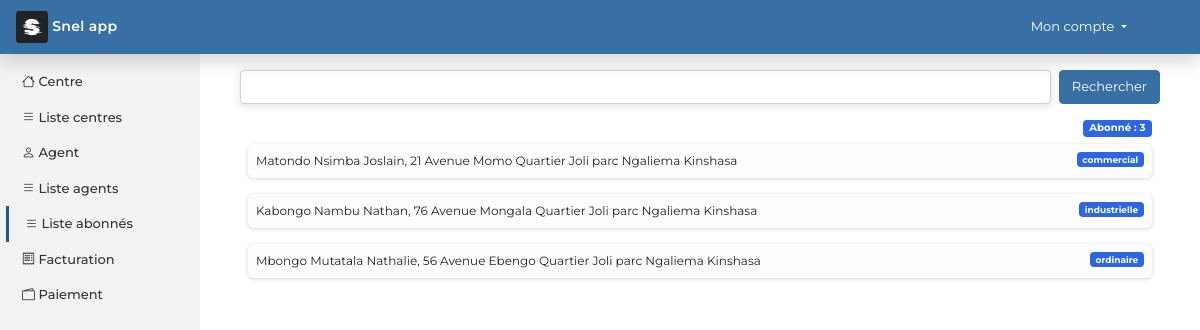
Screenshot of /app/read_subscribers/ with the database file from the repository.
### app/models.py (models this page shows, shortened)
class Subscriber(models.Model):
    code_subscriber = models.CharField(max_length=20)
    name = models.CharField(max_length=50)
    last_name = models.CharField(max_length=50)
    first_name = models.CharField(max_length=50)
    address = models.CharField(max_length=200)
    type_subscriber = models.CharField(max_length=50)
    center = models.ForeignKey(Center, on_delete=models.CASCADE)

### app/views.py (the view)
# urls.py: path("read_subscribers/", Read_subscribers.as_view(), name="read_subscribers"),
class Read_subscribers(View):
    template_name = "app/read_subscribers.html"
    title = "Liste abonnés"
    def get(self, request):
        q = request.GET.get('q')
        if q:
            subscribers =  Subscriber.objects.filter(name__contains=q)
        else:
            subscribers =  Subscriber.objects.all()
        return render(request, self.template_name, {
            'title':self.title,
            'subscribers': subscribers,
            'count': Subscriber.objects.all().count()
        })

### templates/app/read_subscribers.html
{% extends 'main_app.html' %}
{% load static %}
{% block main_app %}
       <form method="get" class="p-3">
            <div class="d-flex justify-content-between">
            <input type="search" name="q" class="form-control me-2" id="search">
                 <button type="submit" class="btn btn-primary">Rechercher</button>
            </div>
        </form>
        <div class="container mb-4">
            <span class='float-end badge bg-primary'>Abonné : {{count}}</span>
        </div>
        <div class="container">
            {% for item in subscribers %}
                <p class="cvs p-2">{{item.name}} {{item.last_name}} {{item.first_name}}, {{item.address}}<span class="float-end badge bg-primary">{{item.type_subscriber}}</span> </p>
                {% empty %}
                    <p class="text-center text-gray mt-4"><i class="bi bi-view-list"></i> Liste vide pour le moment !</p>
            {% endfor %}
        </div>
{% endblock main_app %}

### static/css/app.css (style rules this page uses)
body { font-family: 'Montserrat', sans-serif; font-size: 13.5px; }
.cvs { background-color: rgb(253, 253, 253); border-radius: 6px; font-size: 12px; box-shadow: rgba(0, 0, 0, 0.16) 0px 1px 4px; }

### rows the page displays
Subscriber: name "Matondo", last_name "Nsimba", first_name "Joslain", address "21 Avenue Momo Quartier Joli parc Ngaliema Kinshasa", type_subscriber "commercial"
Subscriber: name "Kabongo", last_name "Nambu", first_name "Nathan", address "76 Avenue Mongala Quartier Joli parc Ngaliema Kinshasa", type_subscriber "industrielle"
Subscriber: name "Mbongo", last_name "Mutatala", first_name "Nathalie", address "56 Avenue Ebengo Quartier Joli parc Ngaliema Kinshasa", type_subscriber "ordinaire"

### other values shown
{{ count }} "3"
